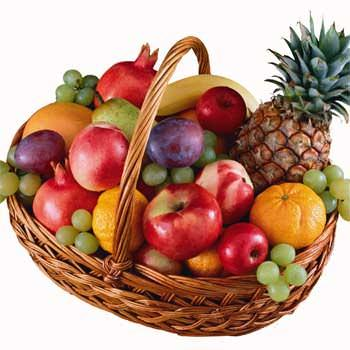
#> input picture 5210411135/image/fruit.jpg, 350 x 350 px, found by its file name
$ python flipping.py
#> lines starting #> are read from the running program, lines starting #| are printed output that depends on the picture
import cv2
import numpy as np
import time

# membaca gambar
img = cv2.imread("D:/Citra Digital Praktik/5210411135/image/fruit.jpg")
#> img is the input picture: shape (350, 350, 3); mean B, G, R 125.1, 143.7, 185.9
cvimg = img.copy()

row, column = img.shape[:2]
#> row = 350; column = 350
newImg = np.uint8(np.zeros((row, column, 3))).astype(np.uint8)

# translasi
hor = False
ver = True

# opencv
cvstart = time.time()
if hor == True:
    cvflip = cv2.flip(cvimg, 1)
if ver == True:
    cvflip = cv2.flip(cvimg, 0)
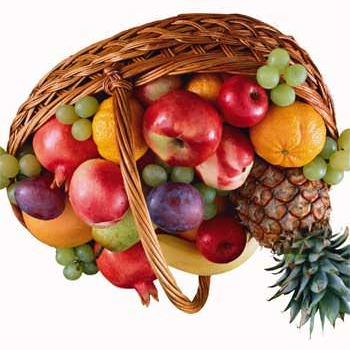
#> cvflip: shape (350, 350, 3); mean B, G, R 125.1, 143.7, 185.9
cv2.imshow("flipping opencv", cvflip)
cvend = time.time()

# manual
mnstart = time.time()
for i in range(len(img)):
    for j in range(len(img[0])):
        if hor == True:
            newImg[i, column - 1 - j] = img[i, j]
        if ver == True:
            newImg[row - 1 - i, j] = img[i, j]
cv2.imshow("flipping manual", newImg)
mnend = time.time()

cv2.waitKey()
print(f"opencv \t: {cvend - cvstart}\nmanual \t: {mnend - mnstart}")

$ run again, with 5210411135/image/minusbucket.jpg copied over 5210411135/image/fruit.jpg
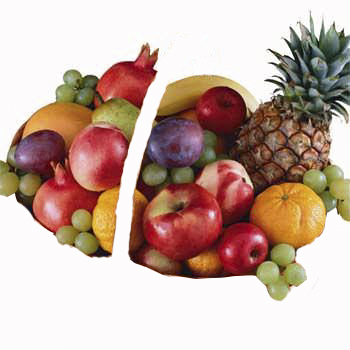
#> input picture 5210411135/image/minusbucket.jpg, 350 x 350 px, found by its file name
#> img is the input picture: shape (350, 350, 3); mean B, G, R 161.3, 172.3, 196.9
#> `cvflip = cv2.flip(cvimg, 0)`:
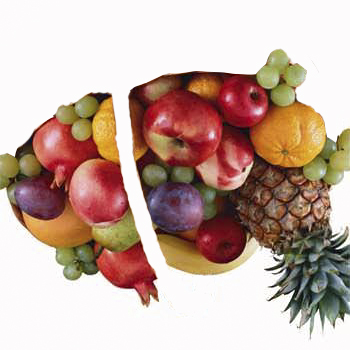
#> cvflip: shape (350, 350, 3); mean B, G, R 161.3, 172.3, 196.9
